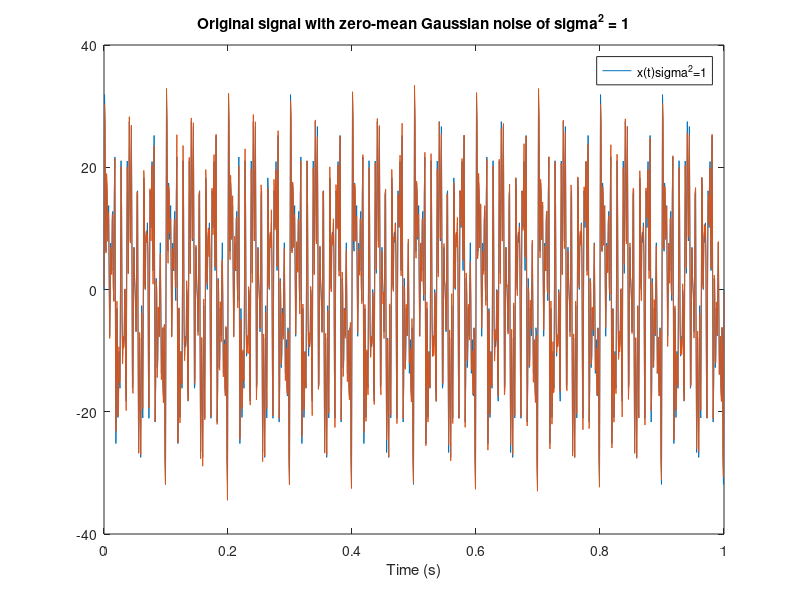
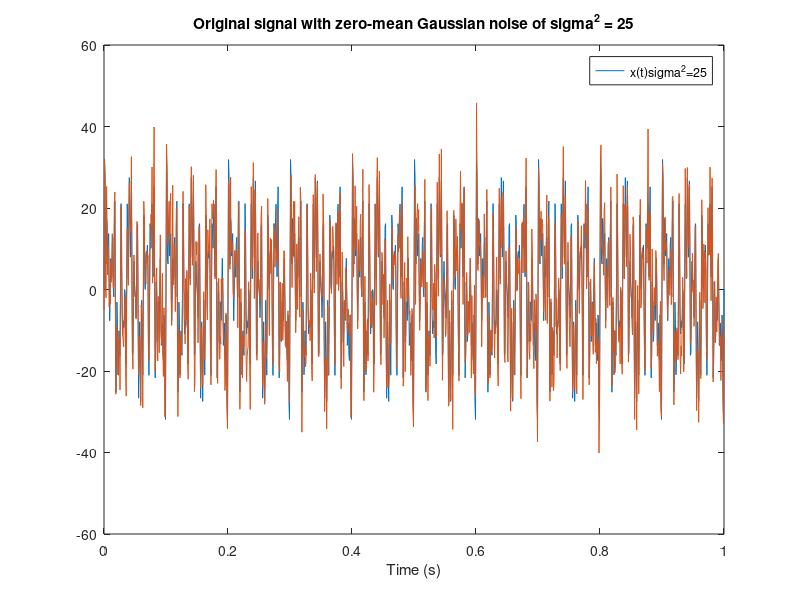
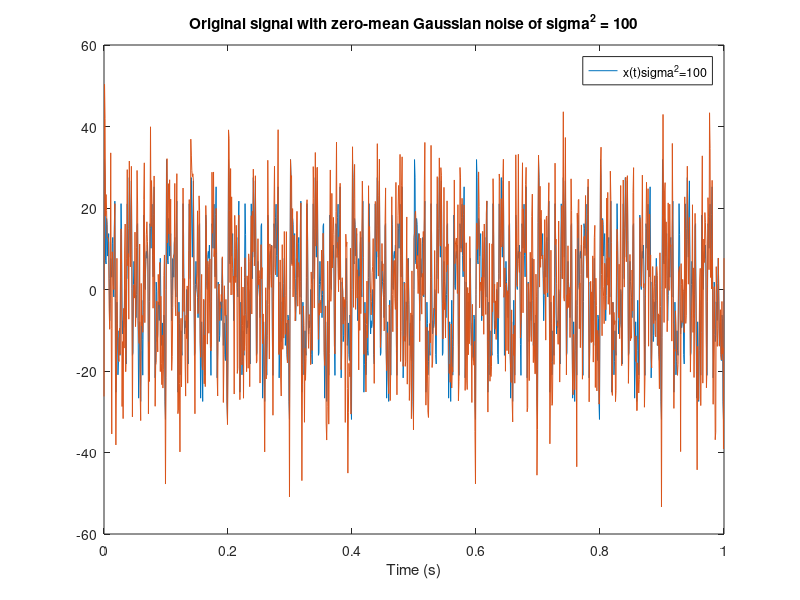
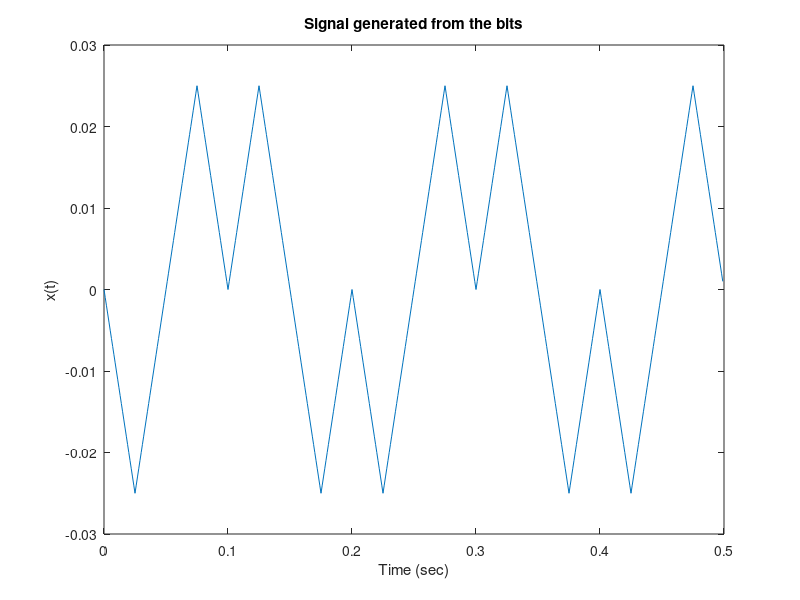

MATLAB code for these plots, in order: (Note: this script raises an error after producing the figures.)
%% Part I: Signal Spaces
signal_data = load("signaldata2.mat").x;

Fs = 1200;

time1 = [0:1/Fs:1];
a = zeros([1, 10]);
f = zeros([1, 10]);

for k = 1:10
    energy1 = sum(sin(2*pi*(30*k)).^2);
    energy2 = sum(sin(2*pi*(30*k-10)).^2);
    energy3 = sum(sin(2*pi*(30*k-20)).^2);
    
    basis1 = sqrt(1/energy1)*sin(2*pi*(30*k).*time1);
    basis2 = sqrt(1/energy2)*sin(2*pi*(30*k-10).*time1);
    basis3 = sqrt(1/energy3)*sin(2*pi*(30*k-20).*time1);
    
    receiver1 = sum(basis1.*signal_data);
    receiver2 = sum(basis2.*signal_data);
    receiver3 = sum(basis3.*signal_data);
    
    if max([receiver1, receiver2, receiver3]) == receiver1
        a(k) = sqrt(energy1)*receiver1/600;
        f(k) = 30*k;
    elseif max([receiver1, receiver2, receiver3]) == receiver2
        a(k) = sqrt(energy2)*receiver2/600;
        f(k) = 30*k-10;
    else
        a(k) = sqrt(energy3)*receiver3/600;
        f(k) = 30*k-20;
    end 
end
%Frequencies are as the following: 30, 50, 80, 120, 150, 160, 190, 230,
%250, 300
%recon
% y = zeros([1,1201]);
% for l = 1:10
%     y = y + a(l)*sin(2*pi*f(l).*time1);
% end
% figure;
% plot(time1, signal_data);
% figure;
% plot(time1, y);

%d
gauss_noise1 = randn(size(signal_data))*1; % sigma^2 = 1
gauss_noise2 = randn(size(signal_data))*5; % sigma^2 = 25
gauss_noise3 = randn(size(signal_data))*10; % sigma^2 = 100

figure;
plot(time1, signal_data);
hold on;
plot(time1, signal_data + gauss_noise1);
xlabel("Time (s)");
title("Original signal with zero-mean Gaussian noise of \sigma^2 = 1");
legend(["x(t)","\sigma^2=1"]);

figure;
plot(time1, signal_data);
hold on;
plot(time1, signal_data + gauss_noise2);
xlabel("Time (s)");
title("Original signal with zero-mean Gaussian noise of \sigma^2 = 25");
legend(["x(t)","\sigma^2=25"]);

figure;
plot(time1, signal_data);
hold on;
plot(time1, signal_data + gauss_noise3);
xlabel("Time (s)");
title("Original signal with zero-mean Gaussian noise of \sigma^2 = 100");
legend(["x(t)","\sigma^2=100"]);

%e
a_1 = zeros([1,10]);
a_25 = zeros([1,10]);
a_100 = zeros([1,10]);

f_1 = zeros([1,10]);
f_25 = zeros([1,10]);
f_100 = zeros([1,10]);

for k = 1:10
    energy1 = sum(sin(2*pi*(30*k)).^2);
    energy2 = sum(sin(2*pi*(30*k-10)).^2);
    energy3 = sum(sin(2*pi*(30*k-20)).^2);
    
    basis1 = sqrt(1/energy1)*sin(2*pi*(30*k).*time1);
    basis2 = sqrt(1/energy2)*sin(2*pi*(30*k-10).*time1);
    basis3 = sqrt(1/energy3)*sin(2*pi*(30*k-20).*time1);
    
    receiver1 = sum(basis1.*(signal_data + gauss_noise1));
    receiver2 = sum(basis2.*(signal_data + gauss_noise1));
    receiver3 = sum(basis3.*(signal_data + gauss_noise1));
    
    if max([receiver1, receiver2, receiver3]) == receiver1
        a_1(k) = sqrt(energy1)*receiver1/600;
        f_1(k) = 30*k;
    elseif max([receiver1, receiver2, receiver3]) == receiver2
        a_1(k) = sqrt(energy2)*receiver2/600;
        f_1(k) = 30*k-10;
    else
        a_1(k) = sqrt(energy3)*receiver3/600;
        f_1(k) = 30*k-20;
    end 
end

for k = 1:10
    energy1 = sum(sin(2*pi*(30*k)).^2);
    energy2 = sum(sin(2*pi*(30*k-10)).^2);
    energy3 = sum(sin(2*pi*(30*k-20)).^2);
    
    basis1 = sqrt(1/energy1)*sin(2*pi*(30*k).*time1);
    basis2 = sqrt(1/energy2)*sin(2*pi*(30*k-10).*time1);
    basis3 = sqrt(1/energy3)*sin(2*pi*(30*k-20).*time1);
    
    receiver1 = sum(basis1.*(signal_data + gauss_noise2));
    receiver2 = sum(basis2.*(signal_data + gauss_noise2));
    receiver3 = sum(basis3.*(signal_data + gauss_noise2));
    
    if max([receiver1, receiver2, receiver3]) == receiver1
        a_25(k) = sqrt(energy1)*receiver1/600;
        f_25(k) = 30*k;
    elseif max([receiver1, receiver2, receiver3]) == receiver2
        a_25(k) = sqrt(energy2)*receiver2/600;
        f_25(k) = 30*k-10;
    else
        a_25(k) = sqrt(energy3)*receiver3/600;
        f_25(k) = 30*k-20;
    end 
end

for k = 1:10
    energy1 = sum(sin(2*pi*(30*k)).^2);
    energy2 = sum(sin(2*pi*(30*k-10)).^2);
    energy3 = sum(sin(2*pi*(30*k-20)).^2);
    
    basis1 = sqrt(1/energy1)*sin(2*pi*(30*k).*time1);
    basis2 = sqrt(1/energy2)*sin(2*pi*(30*k-10).*time1);
    basis3 = sqrt(1/energy3)*sin(2*pi*(30*k-20).*time1);
    
    receiver1 = sum(basis1.*(signal_data + gauss_noise3));
    receiver2 = sum(basis2.*(signal_data + gauss_noise3));
    receiver3 = sum(basis3.*(signal_data + gauss_noise3));
    
    if max([receiver1, receiver2, receiver3]) == receiver1
        a_100(k) = sqrt(energy1)*receiver1/600;
        f_100(k) = 30*k;
    elseif max([receiver1, receiver2, receiver3]) == receiver2
        a_100(k) = sqrt(energy2)*receiver2/600;
        f_100(k) = 30*k-10;
    else
        a_100(k) = sqrt(energy3)*receiver3/600;
        f_100(k) = 30*k-20;
    end 
end


%% Part II: Binary Modulation
%i=1
symbols_binary = randi([0, 1], 1, 5);
x_a = [];
F_sampling = 1000;
time_binary = [0:1/F_sampling:0.1-(1/F_sampling)];

signal_vector = (time_binary <= 0.025).*time_binary + ((0.025 < time_binary)&(time_binary <= 0.075)).*(0.05-time_binary) + ((0.075 < time_binary)&(time_binary <= 0.1)).*(time_binary-0.1);

for i = 1:5
    if symbols_binary(i) == 0
        x_a = [x_a, -signal_vector];
    else
        x_a = [x_a, signal_vector];
    end
end
time_elapsed = [0:1/(F_sampling):0.5-1/(F_sampling)];
figure;
plot(time_elapsed, x_a);
xlabel("Time (sec)");
ylabel("x(t)");
title("Signal generated from the bits");

%b
energy_binary = sum(signal_vector.^2);

basis_binary = signal_vector/sqrt(energy_binary);
figure;
plot(time_binary, basis_binary);
xlabel("Time (sec)");
ylabel("\delta(t)");
title("The basis vector of the signal space");

repr1 = sum(basis_binary.*signal_vector);
repr2 = sum(basis_binary.*(-signal_vector));

figure;
plot(time_binary, repr1*basis_binary);
xlabel("Time (sec)");
ylabel("-s(t)");
title("Negative signal represented in the signal space");

figure;
plot(time_binary, repr2*basis_binary);
xlabel("Time (sec)");
ylabel("s(t)");
title("Positive signal represented in the signal space");

%c

gauss_binary1 = randn(size(signal_vector))*0.01;
gauss_binary2 = randn(size(signal_vector))*0.1;
gauss_binary3 = randn(size(signal_vector))*1;

figure;
plot(time_binary, signal_vector);
hold on;
plot(time_binary, signal_vector + gauss_binary1);
xlabel("Time (sec)");
title("Original signal with zero-mean Gaussian noise with \sigma^2 = 10^{-4}");

figure;
plot(time_binary, signal_vector);
hold on;
plot(time_binary, signal_vector + gauss_binary2);
xlabel("Time (sec)");
title("Original signal with zero-mean Gaussian noise with \sigma^2 = 10^{-2}");

figure;
plot(time_binary, signal_vector);
hold on;
plot(time_binary, signal_vector + gauss_binary3);
xlabel("Time (sec)");
title("Original signal with zero-mean Gaussian noise with \sigma^2 = 1");

%e
%Iteration 1
bits_binary1 = string(randi([0,1],1,10^5));

%Generate signal
x_binary1 = zeros(1, 100*10^5);
loc_binary0 = find(bits_binary1 == "0");
loc_binary1 = find(bits_binary1 == "1");

for i = 1:size(loc_binary0, 2)
    x_binary1(100*(loc_binary0(i)-1)+1:100*loc_binary0(i)) = -signal_vector;
end

for i = 1:size(loc_binary1, 2)
    x_binary1(100*(loc_binary1(i)-1)+1:100*loc_binary1(i)) = signal_vector;
end

sigma1 = 1;
gauss_binary1 = randn(size(x_binary1))*sigma1;
perturbed_binary1 = gauss_binary1 + x_binary1;
snrdb_pb1 = 20*log10(energy_binary/(2*(sigma1^2)));

%Predict message
r1_binary = zeros(1, 10^5);
for i = 1:10^5
    r1_binary(i) = sum(perturbed_binary1(100*(i-1)+1:100*i).*basis_binary);
end

bit0 = r1_binary < 0;
bit1 = r1_binary >= 0;

loc_bit0 = find(bit0 == 1);
loc_bit1 = find(bit1 == 1);

predictions_binary1 = string(zeros(1,10^5));

for i = 1:size(loc_bit0, 2)
    predictions_binary1(loc_bit0(i)) = "0";
end

for i = 1:size(loc_bit1, 2)
    predictions_binary1(loc_bit1(i)) = "1";
end

prob_error_binary1 = 1 - sum(predictions_binary1 == bits_binary1)/(10^5);

%Iteration 2
bits_binary2 = string(randi([0,1],1,10^5));

%Generate signal
x_binary2 = zeros(1, 100*10^5);
loc_binary0 = find(bits_binary2 == "0");
loc_binary1 = find(bits_binary2 == "1");

for i = 1:size(loc_binary0, 2)
    x_binary2(100*(loc_binary0(i)-1)+1:100*loc_binary0(i)) = -signal_vector;
end

for i = 1:size(loc_binary1, 2)
    x_binary2(100*(loc_binary1(i)-1)+1:100*loc_binary1(i)) = signal_vector;
end

sigma2 = 0.1;
gauss_binary2 = randn(size(x_binary2))*sigma2;
perturbed_binary2 = gauss_binary2 + x_binary2;
snrdb_pb2 = 20*log10(energy_binary/(2*(sigma2^2)));

%Predict message
r1_binary = zeros(1, 10^5);
for i = 1:10^5
    r1_binary(i) = sum(perturbed_binary2(100*(i-1)+1:100*i).*basis_binary);
end

bit0 = r1_binary < 0;
bit1 = r1_binary >= 0;

loc_bit0 = find(bit0 == 1);
loc_bit1 = find(bit1 == 1);

predictions_binary2 = string(zeros(1,10^5));

for i = 1:size(loc_bit0, 2)
    predictions_binary2(loc_bit0(i)) = "0";
end

for i = 1:size(loc_bit1, 2)
    predictions_binary2(loc_bit1(i)) = "1";
end

prob_error_binary2 = 1 - sum(predictions_binary2 == bits_binary2)/(10^5);

%Iteration 3
bits_binary3 = string(randi([0,1],1,10^5));

%Generate signal
x_binary3 = zeros(1, 100*10^5);
loc_binary0 = find(bits_binary3 == "0");
loc_binary1 = find(bits_binary3 == "1");

for i = 1:size(loc_binary0, 2)
    x_binary3(100*(loc_binary0(i)-1)+1:100*loc_binary0(i)) = -signal_vector;
end

for i = 1:size(loc_binary1, 2)
    x_binary3(100*(loc_binary1(i)-1)+1:100*loc_binary1(i)) = signal_vector;
end

sigma3 = 0.04;
gauss_binary3 = randn(size(x_binary3))*sigma3;
perturbed_binary3 = gauss_binary3 + x_binary3;
snrdb_pb3 = 20*log10(energy_binary/(2*(sigma3^2)));

%Predict message
r1_binary = zeros(1, 10^5);
for i = 1:10^5
    r1_binary(i) = sum(perturbed_binary3(100*(i-1)+1:100*i).*basis_binary);
end

bit0 = r1_binary < 0;
bit1 = r1_binary >= 0;

loc_bit0 = find(bit0 == 1);
loc_bit1 = find(bit1 == 1);

predictions_binary3 = string(zeros(1,10^5));

for i = 1:size(loc_bit0, 2)
    predictions_binary3(loc_bit0(i)) = "0";
end

for i = 1:size(loc_bit1, 2)
    predictions_binary3(loc_bit1(i)) = "1";
end

prob_error_binary3 = 1 - sum(predictions_binary3 == bits_binary3)/(10^5);

%Theoretical part
sigmas_binary = [2:-0.0001:0.0015];
snrs = energy_binary./((F_sampling/2)*2*(sigmas_binary.^2));
q_error = 0.5*erfc(((2*snrs).^(0.5))./(sqrt(2)));

figure;
semilogy(20*log10(snrs), q_error);
xlabel("E_s/2\sigma^2 (dB)");
ylabel("P_e");
title("Theoretical probability of symbol error vs. SNR");
hold on;
plot(snrdb_pb1, prob_error_binary1, "r*");
plot(snrdb_pb2, prob_error_binary2, "k*");
plot(snrdb_pb3, prob_error_binary3, "g*");
legend(["Theoretical", "\sigma = 1.5", "\sigma = 0.1", "\sigma = 0.04"]);

%g
%Iteration 1
bits_unequal1 = string(ones(1,10^5).*(rand(1,10^5)>0.9));

%Generate signal
x_binary_unequal1 = zeros(1, 100*10^5);
loc_binary0 = find(bits_unequal1 == "0");
loc_binary1 = find(bits_unequal1 == "1");

for i = 1:size(loc_binary0, 2)
    x_binary_unequal1(100*(loc_binary0(i)-1)+1:100*loc_binary0(i)) = -signal_vector;
end

for i = 1:size(loc_binary1, 2)
    x_binary_unequal1(100*(loc_binary1(i)-1)+1:100*loc_binary1(i)) = signal_vector;
end

sigma1_unequal = 1;
gauss_binary1_unequal = randn(size(x_binary_unequal1))*sigma1_unequal;
perturbed_binary1_unequal = gauss_binary1_unequal + x_binary_unequal1;
snrdb_pb1_unequal = 20*log10(energy_binary/(2*(sigma1_unequal^2)));

%Predict message
r1_binary_unequal = zeros(1, 10^5);
for i = 1:10^5
    r1_binary_unequal(i) = sum(perturbed_binary1_unequal(100*(i-1)+1:100*i).*basis_binary);
end

bit0 = r1_binary_unequal < 0;
bit1 = r1_binary_unequal >= 0;

bit0map = r1_binary < log(9)*(2*sigma1_unequal^2)/(4*sqrt(energy_binary));
bit1map = r1_binary >= log(9)*(2*(sigma1_unequal^2))/(4*sqrt(energy_binary));

loc_bit0 = find(bit0 == 1);
loc_bit1 = find(bit1 == 1);
loc_bit0map = find(bit0map == 1);
loc_bit1map = find(bit1map == 1);

predictions_binary_unequal1 = string(zeros(1,10^5));
predictions_binary_unequal1_map = string(zeros(1,10^5));

for i = 1:size(loc_bit0, 2)
    predictions_binary_unequal1(loc_bit0(i)) = "0";
end

for i = 1:size(loc_bit1, 2)
    predictions_binary_unequal1(loc_bit1(i)) = "1";
end

for i = 1:size(loc_bit0map, 2)
    predictions_binary_unequal1_map(loc_bit0map(i)) = "0";
end

for i = 1:size(loc_bit1map, 2)
    predictions_binary_unequal1_map(loc_bit1map(i)) = "1";
end

prob_error_binary1_unequal = 1 - sum(predictions_binary_unequal1 == bits_unequal1)/(10^5);
prob_error_binary1_unequal_map = 1 - sum(predictions_binary_unequal1_map == bits_unequal1)/(10^5);

%Iteration 2
bits_unequal2 = string(ones(1,10^5).*(rand(1,10^5)>0.9));

%Generate signal
x_binary_unequal2 = zeros(1, 100*10^5);
loc_binary0 = find(bits_unequal2 == "0");
loc_binary1 = find(bits_unequal2 == "1");

for i = 1:size(loc_binary0, 2)
    x_binary_unequal2(100*(loc_binary0(i)-1)+1:100*loc_binary0(i)) = -signal_vector;
end

for i = 1:size(loc_binary1, 2)
    x_binary_unequal2(100*(loc_binary1(i)-1)+1:100*loc_binary1(i)) = signal_vector;
end

sigma2_unequal = 0.1;
gauss_binary2_unequal = randn(size(x_binary_unequal2))*sigma2;
perturbed_binary2_unequal = gauss_binary2_unequal + x_binary_unequal2;
snrdb_pb2_unequal = 20*log10(energy_binary/(2*(sigma2_unequal^2)));

%Predict message
r1_binary = zeros(1, 10^5);
for i = 1:10^5
    r1_binary(i) = sum(perturbed_binary2_unequal(100*(i-1)+1:100*i).*basis_binary);
end

bit0 = r1_binary < 0;
bit1 = r1_binary >= 0;

bit0map = r1_binary < log(9)*(2*sigma2_unequal^2)/(4*sqrt(energy_binary));
bit1map = r1_binary >= log(9)*(2*(sigma2_unequal^2))/(4*sqrt(energy_binary));


loc_bit0 = find(bit0 == 1);
loc_bit1 = find(bit1 == 1);
loc_bit0map = find(bit0map == 1);
loc_bit1map = find(bit1map == 1);

predictions_binary_unequal2 = string(zeros(1,10^5));
predictions_binary_unequal2_map = string(zeros(1,10^5));

for i = 1:size(loc_bit0, 2)
    predictions_binary_unequal2(loc_bit0(i)) = "0";
end

for i = 1:size(loc_bit1, 2)
    predictions_binary_unequal2(loc_bit1(i)) = "1";
end

for i = 1:size(loc_bit0map, 2)
    predictions_binary_unequal2_map(loc_bit0map(i)) = "0";
end

for i = 1:size(loc_bit1map, 2)
    predictions_binary_unequal2_map(loc_bit1map(i)) = "1";
end

prob_error_binary2_unequal = 1 - sum(predictions_binary_unequal2 == bits_unequal2)/(10^5);
prob_error_binary2_unequal_map = 1 - sum(predictions_binary_unequal2_map == bits_unequal2)/(10^5);

%Iteration 3
zero_dist = 0.9;
bits_unequal3 = string(ones(1,10^5).*(rand(1,10^5)>0.9));

%Generate signal
x_binary_unequal3 = zeros(1, 100*10^5);
loc_binary0 = find(bits_unequal3 == "0");
loc_binary1 = find(bits_unequal3 == "1");

for i = 1:size(loc_binary0, 2)
    x_binary_unequal3(100*(loc_binary0(i)-1)+1:100*loc_binary0(i)) = -signal_vector;
end

for i = 1:size(loc_binary1, 2)
    x_binary_unequal3(100*(loc_binary1(i)-1)+1:100*loc_binary1(i)) = signal_vector;
end

sigma3_unequal = 0.04;
gauss_binary3 = randn(size(x_binary_unequal3))*sigma3_unequal;
perturbed_binary3_unequal = gauss_binary3 + x_binary_unequal3;
snrdb_pb3_unequal = 20*log10(energy_binary/(2*(sigma3_unequal^2)));

%Predict message
r1_binary = zeros(1, 10^5);
for i = 1:10^5
    r1_binary(i) = sum(perturbed_binary3_unequal(100*(i-1)+1:100*i).*basis_binary);
end

bit0 = r1_binary < 0;
bit1 = r1_binary >= 0;

bit0map = r1_binary < log(9)*(2*(sigma3_unequal^2))/(4*sqrt(energy_binary));
bit1map = r1_binary >= log(9)*(2*(sigma3_unequal^2))/(4*sqrt(energy_binary));

loc_bit0 = find(bit0 == 1);
loc_bit1 = find(bit1 == 1);
loc_bit0map = find(bit0map == 1);
loc_bit1map = find(bit1map == 1);

predictions_binary_unequal3 = string(zeros(1,10^5));
predictions_binary_unequal3_map = string(zeros(1,10^5));

for i = 1:size(loc_bit0, 2)
    predictions_binary_unequal3(loc_bit0(i)) = "0";
end

for i = 1:size(loc_bit1, 2)
    predictions_binary_unequal3(loc_bit1(i)) = "1";
end

for i = 1:size(loc_bit0map, 2)
    predictions_binary_unequal3_map(loc_bit0map(i)) = "0";
end

for i = 1:size(loc_bit1map, 2)
    predictions_binary_unequal3_map(loc_bit1map(i)) = "1";
end

prob_error_binary3_unequal = 1 - sum(predictions_binary_unequal3 == bits_unequal3)/(10^5);
prob_error_binary3_unequal_map = 1 - sum(predictions_binary_unequal3_map == bits_unequal3)/(10^5);

%Theoretical part
sigmas_binary_unequal = [2:-0.0001:0.0015];
snrs_unequal = energy_binary./((F_sampling/2)*2*(sigmas_binary_unequal.^2));
q_error_unequal = 0.5*erfc(((2*snrs_unequal).^(0.5))./(sqrt(2)));

figure;
semilogy(20*log10(snrs_unequal), q_error_unequal);
xlabel("E_s/2\sigma^2 (dB)");
ylabel("P_e");
title("Theoretical probability of symbol error vs. SNR (part g)");
hold on;
plot(snrdb_pb1_unequal, prob_error_binary1_unequal, "r*");
plot(snrdb_pb2_unequal, prob_error_binary2_unequal, "k*");
plot(snrdb_pb3_unequal, prob_error_binary3_unequal, "g*");
plot(snrdb_pb1_unequal, prob_error_binary1_unequal_map, "ro");
plot(snrdb_pb2_unequal, prob_error_binary2_unequal_map, "ko");
plot(snrdb_pb3_unequal, prob_error_binary3_unequal_map, "go");
legend(["Theoretical (ML)", "\sigma = 1.5", "\sigma = 0.1", "\sigma = 0.04"]);

%h
alphas = [0.1:0.005:0.5];
snrs_parth = zeros(1,size(alphas, 2));
prob_error_ml = zeros(1,size(alphas, 2));
prob_error_map = zeros(1,size(alphas, 2));

for i = 1:size(alphas, 2)

    bits_part_h1 = string(ones(1,10^5).*(rand(1,10^5)>(1-alphas(i))));

    %Generate signal
    x_part_h1 = zeros(1, 100*10^5);
    loc_binary0 = find(bits_part_h1 == "0");
    loc_binary1 = find(bits_part_h1 == "1");

    for j = 1:size(loc_binary0, 2)
        x_part_h1(100*(loc_binary0(j)-1)+1:100*loc_binary0(j)) = -signal_vector;
    end

    for j = 1:size(loc_binary1, 2)
        x_part_h1(100*(loc_binary1(j)-1)+1:100*loc_binary1(j)) = signal_vector;
    end

    sigma_parth = 0.1;
    gauss_part_h1 = randn(size(x_part_h1))*sigma_parth;
    perturbed_part_h1 = gauss_part_h1 + x_part_h1;
    snrdb_part_h1 = 20*log10(energy_binary/(2*(sigma_parth^2)));
    snrs_parth(i) = snrdb_part_h1;

    %Predict message
    r1_binary = zeros(1, 10^5);
    for j = 1:10^5
        r1_binary(j) = sum(perturbed_part_h1(100*(j-1)+1:100*j).*basis_binary);
    end

    bit0 = r1_binary < 0;
    bit1 = r1_binary >= 0;

    bit0map = r1_binary < log((1-alphas(i))/alphas(i))*(2*(sigma_parth^2))/(4*sqrt(energy_binary));
    bit1map = r1_binary >= log((1-alphas(i))/alphas(i))*(2*(sigma_parth^2))/(4*sqrt(energy_binary));

    loc_bit0 = find(bit0 == 1);
    loc_bit1 = find(bit1 == 1);
    loc_bit0map = find(bit0map == 1);
    loc_bit1map = find(bit1map == 1);

    predictions_part_h1 = string(zeros(1,10^5));
    predictions_part_h1_map = string(zeros(1,10^5));

    for j = 1:size(loc_bit0, 2)
        predictions_part_h1(loc_bit0(j)) = "0";
    end

    for j = 1:size(loc_bit1, 2)
        predictions_part_h1(loc_bit1(j)) = "1";
    end

    for j = 1:size(loc_bit0map, 2)
        predictions_part_h1_map(loc_bit0map(j)) = "0";
    end

    for j = 1:size(loc_bit1map, 2)
        predictions_part_h1_map(loc_bit1map(j)) = "1";
    end

    prob_error_part_h1 = 1 - sum(predictions_part_h1 == bits_part_h1)/(10^5);
    prob_error_part_h1_map = 1 - sum(predictions_part_h1_map == bits_part_h1)/(10^5);
    
    prob_error_ml(i) = prob_error_part_h1;
    prob_error_map(i) = prob_error_part_h1_map;
    
end

figure;
xlabel("\alpha");
ylabel("P_e");
title("Probability of error comparison between ML and MAP rule for fixed SNR with ranging \alpha");
hold on;
plot(alphas, prob_error_ml);
plot(alphas, prob_error_map);
legend(["ML Rule","MAP Rule"]);

%% Part III: Frequency Shift Keying (FSK)
%i = rem(21903359, 2) = 1
%f_i = f_1 = 250Hz

%Parameters
T = 0.1;
F_s = 5000;
time = [0:1/F_s:T-(1/F_s)];
f1 = 250;

%Function g(t)
g = time == time;

%Signals
s0 = cos(2*pi*f1.*time).*g;
s1 = -s0;
s2 = cos(2*pi*2*f1.*time).*g;
s3 = -s2;
energy = sum(s0.*s0);

%Part a
%Random symbols
symbols = [];

for i = 1:10
    if rem(i,2) == 0
        bit2 = randi([0, 1]);
        symbols = [symbols, strcat(string(bit), string(bit2))];
    end
    bit = randi([0,1]);
end

%Generate signal from symbols
x = [];

for i = 1:length(symbols)
    if symbols(i) == "00"
        x = [x, s0];
    elseif symbols(i) == "01"
        x = [x, s1];
    elseif symbols(i) == "10"
        x = [x, s2];
    else
        x = [x, s3];
    end
end

extended_time = [0:1/(F_s):5*T-(1/F_s)];
figure;
plot(extended_time, x);
xlabel("Time (s)");
ylabel("x(t)");
title("Signal generated from the symbols");

%Part b
psi1 = sqrt(1/energy)*cos(500*pi.*time);
psi2 = sqrt(1/energy)*cos(1000*pi.*time);

figure;
plot(time, psi1);
xlabel("Time (s)");
ylabel("\Psi_1(t)");
title("First basis function");
figure;
plot(time, psi2);
xlabel("Time (s)");
ylabel("\Psi_2(t)");
title("Second basis function");

projection0 = [sum(psi1.*s0), sum(psi2.*s0)];
projection1 = [sum(psi1.*s1), sum(psi2.*s1)];
projection2 = [sum(psi1.*s2), sum(psi2.*s2)];
projection3 = [sum(psi1.*s3), sum(psi2.*s3)];

representation0 = projection0(1)*psi1 + projection0(2)*psi2;
representation1 = projection1(1)*psi1 + projection1(2)*psi2;
representation2 = projection2(1)*psi1 + projection2(2)*psi2;
representation3 = projection3(1)*psi1 + projection3(2)*psi2;

figure;
plot(time, representation0);
xlabel("Time (s)");
ylabel("s_1(t)");
title("First signal's representation on the signal space");
figure;
plot(time, representation1);
xlabel("Time (s)");
ylabel("s_2(t)");
title("Second signal's representation on the signal space");
figure;
plot(time, representation2);
xlabel("Time (s)");
ylabel("s_3(t)");
title("Third signal's representation on the signal space");
figure;
plot(time, representation3);
xlabel("Time (s)");
ylabel("s_4(t)");
title("Fourth signal's representation on the signal space");

%Part c
gaussian1 = randn(size(x))*(1/10);
gaussian2 = randn(size(x));
gaussian3 = randn(size(x))*(10);

perturbed1 = gaussian1 + x;
perturbed2 = gaussian2 + x;
perturbed3 = gaussian3 + x;

figure;
plot(extended_time, x);
hold on;
plot(extended_time, perturbed1);
xlabel("Time (s)");
title("x(t) with zero-mean white Gaussian of \sigma^2 = 10^{-2}");
legend(["x(t)","\sigma^2 = 10^{-2}"]);

figure;
plot(extended_time, x);
hold on;
plot(extended_time, perturbed2);
xlabel("Time (s)");
title("x(t) with zero-mean white Gaussian of \sigma^2 = 1");
legend(["x(t)","\sigma^2 = 1"]);

figure;
plot(extended_time, x);
hold on;
plot(extended_time, perturbed3);
xlabel("Time (s)");
title("x(t) with zero-mean white Gaussian of \sigma^2 = 10^{2}");
legend(["x(t)","\sigma^2 = 10^2"]);

%Part e


%Iteration 1
bits1 = randi([0,1],1,2*10^5);
bits1 = string(reshape(bits1, [], 2));
symbols1 = reshape(strcat(bits1(:,1), bits1(:,2)), [1, 100000]);

%Generate signal
x1 = zeros(1,500*10^5);
loc0 = find(symbols1 == "00");
loc1 = find(symbols1 == "01");
loc2 = find(symbols1 == "10");
loc3 = find(symbols1 == "11");

for i = 1:size(loc0, 2)
    x1(500*(loc0(i)-1)+1:500*loc0(i)) = s0;
end

for i = 1:size(loc1, 2)
    x1(500*(loc1(i)-1)+1:500*loc1(i)) = s1;
end

for i = 1:size(loc2, 2)
    x1(500*(loc2(i)-1)+1:500*loc2(i)) = s2;
end

for i = 1:size(loc3, 2)
    x1(500*(loc3(i)-1)+1:500*loc3(i)) = s3;
end

sigma_x1 = 10;
noise_x1 = randn(size(x1))*(sigma_x1);
perturbed_x1 = noise_x1 + x1;
%snrdb_x1 = 20*log10(sum(x1.^2)/sum(noise_x1.^2));
snrdb_x1 = 20*log10(energy/(2*(sigma_x1^2)));

%Predict message
r1 = zeros(1, 10^5);
r2 = zeros(1, 10^5);
for i = 1:10^5
    r1(i) = sum(perturbed_x1(500*(i-1)+1:500*i).*psi1);
    r2(i) = sum(perturbed_x1(500*(i-1)+1:500*i).*psi2);      
end

m0 = r1 >= r2 & r1 >= -r2;
m1 = r1 < r2 & r1 < -r2;
m2 = r1 < r2 & r1 >= -r2;
m3 = r1 >= r2 & r1 < -r2;

locm0 = find(m0 == 1);
locm1 = find(m1 == 1);
locm2 = find(m2 == 1);
locm3 = find(m3 == 1);

predictions1 = string(zeros(1,10^5));

for i = 1:size(locm0, 2)
    predictions1(locm0(i)) = "00";
end

for i = 1:size(locm1, 2)
    predictions1(locm1(i)) = "01";
end

for i = 1:size(locm2, 2)
    predictions1(locm2(i)) = "10";
end

for i = 1:size(locm3, 2)
    predictions1(locm3(i)) = "11";
end

prob_error_x1 = 1 - sum(predictions1 == symbols1)/(10^5);

%Iteration 2
bits2 = randi([0,1],1,2*10^5);
bits2 = string(reshape(bits2, [], 2));
symbols2 = reshape(strcat(bits2(:,1), bits2(:,2)), [1, 100000]);

%Generate signal
x2 = zeros(1,500*10^5);
loc0 = find(symbols2 == "00");
loc1 = find(symbols2 == "01");
loc2 = find(symbols2 == "10");
loc3 = find(symbols2 == "11");

for i = 1:size(loc0, 2)
    x2(500*(loc0(i)-1)+1:500*loc0(i)) = s0;
end

for i = 1:size(loc1, 2)
    x2(500*(loc1(i)-1)+1:500*loc1(i)) = s1;
end

for i = 1:size(loc2, 2)
    x2(500*(loc2(i)-1)+1:500*loc2(i)) = s2;
end

for i = 1:size(loc3, 2)
    x2(500*(loc3(i)-1)+1:500*loc3(i)) = s3;
end

sigma_x2 = 5;
noise_x2 = randn(size(x1))*(sigma_x2);
perturbed_x2 = noise_x2 + x2;
snrdb_x2 = 20*log10(energy/(2*(sigma_x2^2)));

%Predict message
r1 = zeros(1, 10^5);
r2 = zeros(1, 10^5);
for i = 1:10^5
    r1(i) = sum(perturbed_x2(500*(i-1)+1:500*i).*psi1);
    r2(i) = sum(perturbed_x2(500*(i-1)+1:500*i).*psi2);  
end

m0 = r1 >= r2 & r1 >= -r2;
m1 = r1 < r2 & r1 < -r2;
m2 = r1 < r2 & r1 >= -r2;
m3 = r1 >= r2 & r1 < -r2;

locm0 = find(m0 == 1);
locm1 = find(m1 == 1);
locm2 = find(m2 == 1);
locm3 = find(m3 == 1);

predictions2 = string(zeros(1,10^5));

for i = 1:size(locm0, 2)
    predictions2(locm0(i)) = "00";
end

for i = 1:size(locm1, 2)
    predictions2(locm1(i)) = "01";
end

for i = 1:size(locm2, 2)
    predictions2(locm2(i)) = "10";
end

for i = 1:size(locm3, 2)
    predictions2(locm3(i)) = "11";
end

prob_error_x2 = 1 - sum(predictions2 == symbols2)/(10^5);

%Iteration 3
bits3 = randi([0,1],1,2*10^5);
bits3 = string(reshape(bits3, [], 2));
symbols3 = reshape(strcat(bits3(:,1), bits3(:,2)), [1, 100000]);

%Generate signal
x3 = zeros(1,500*10^5);
loc0 = find(symbols3 == "00");
loc1 = find(symbols3 == "01");
loc2 = find(symbols3 == "10");
loc3 = find(symbols3 == "11");

for i = 1:size(loc0, 2)
    x3(500*(loc0(i)-1)+1:500*loc0(i)) = s0;
end

for i = 1:size(loc1, 2)
    x3(500*(loc1(i)-1)+1:500*loc1(i)) = s1;
end

for i = 1:size(loc2, 2)
    x3(500*(loc2(i)-1)+1:500*loc2(i)) = s2;
end

for i = 1:size(loc3, 2)
    x3(500*(loc3(i)-1)+1:500*loc3(i)) = s3;
end

sigma_x3 = 3;
noise_x3 = randn(size(x3))*(sigma_x3);
perturbed_x3 = noise_x3 + x3;
snrdb_x3 = 20*log10(energy/(2*(sigma_x3^2)));

%Predict message
r1 = zeros(1, 10^5);
r2 = zeros(1, 10^5);
for i = 1:10^5
    r1(i) = sum(perturbed_x3(500*(i-1)+1:500*i).*psi1);
    r2(i) = sum(perturbed_x3(500*(i-1)+1:500*i).*psi2);  
end

m0 = r1 >= r2 & r1 >= -r2;
m1 = r1 < r2 & r1 < -r2;
m2 = r1 < r2 & r1 >= -r2;
m3 = r1 >= r2 & r1 < -r2;

locm0 = find(m0 == 1);
locm1 = find(m1 == 1);
locm2 = find(m2 == 1);
locm3 = find(m3 == 1);

predictions3 = string(zeros(1,10^5));

for i = 1:size(locm0, 2)
    predictions3(locm0(i)) = "00";
end

for i = 1:size(locm1, 2)
    predictions3(locm1(i)) = "01";
end

for i = 1:size(locm2, 2)
    predictions3(locm2(i)) = "10";
end

for i = 1:size(locm3, 2)
    predictions3(locm3(i)) = "11";
end

prob_error_x3 = 1 - sum(predictions3 == symbols3)/(10^5);

%Theoretical result
sigmaa = [0.5:-0.001:0.055];
snrs = energy./((F_s/2)*2*(sigmaa.^2)); % edited snrs = energy./(2*(sigmaa.^2));
qs = 0.5*erfc((snrs.^(0.5))./(sqrt(2)));
y = 1-((1-qs).^2);
figure;
semilogy(20*log10(snrs), y);
xlabel("E_s/2\sigma^2 (dB)");
ylabel("P_e");
title("Theoretical probability of symbol error vs. SNR");
hold on;
plot(snrdb_x1, prob_error_x1, "r*");
plot(snrdb_x2, prob_error_x2, "k*");
plot(snrdb_x3, prob_error_x3, "g*");
legend(["Theoretical","\sigma = 10","\sigma = 5","\sigma = 3"]);